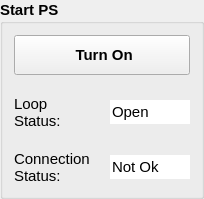
      <widget class="QGroupBox" name="gb_start_supply">
       <property name="enabled">
        <bool>true</bool>
       </property>
       <property name="sizePolicy">
        <sizepolicy hsizetype="Minimum" vsizetype="Preferred">
         <horstretch>0</horstretch>
         <verstretch>0</verstretch>
        </sizepolicy>
       </property>
       <property name="font">
        <font>
         <pointsize>11</pointsize>
         <weight>75</weight>
         <bold>true</bold>
        </font>
       </property>
       <property name="title">
        <string>Start PS</string>
       </property>
       <layout class="QGridLayout" name="gridLayout">
        <property name="spacing">
         <number>20</number>
        </property>
        <item row="1" column="1">
         <widget class="QLineEdit" name="le_status_loop">
          <property name="enabled">
           <bool>true</bool>
          </property>
          <property name="sizePolicy">
           <sizepolicy hsizetype="Maximum" vsizetype="Fixed">
            <horstretch>0</horstretch>
            <verstretch>0</verstretch>
           </sizepolicy>
          </property>
          <property name="minimumSize">
           <size>
            <width>0</width>
            <height>0</height>
           </size>
          </property>
          <property name="maximumSize">
           <size>
            <width>80</width>
            <height>16777215</height>
           </size>
          </property>
          <property name="font">
           <font>
            <pointsize>11</pointsize>
            <weight>50</weight>
            <bold>false</bold>
           </font>
          </property>
          <property name="text">
           <string>Open</string>
          </property>
          <property name="frame">
           <bool>false</bool>
          </property>
          <property name="readOnly">
           <bool>true</bool>
          </property>
         </widget>
        </item>
        <item row="1" column="0">
         <widget class="QLabel" name="label_32">
          <property name="sizePolicy">
           <sizepolicy hsizetype="Minimum" vsizetype="Preferred">
            <horstretch>0</horstretch>
            <verstretch>0</verstretch>
           </sizepolicy>
          </property>
          <property name="font">
           <font>
            <pointsize>11</pointsize>
            <weight>50</weight>
            <bold>false</bold>
           </font>
          </property>
          <property name="text">
           <string>Loop
Status:</string>
          </property>
         </widget>
        </item>
        <item row="0" column="0" colspan="2">
         <widget class="QPushButton" name="pb_ps_button">
          <property name="enabled">
           <bool>true</bool>
          </property>
          <property name="minimumSize">
           <size>
            <width>0</width>
            <height>40</height>
           </size>
          </property>
          <property name="font">
           <font>
            <pointsize>11</pointsize>
            <weight>75</weight>
            <bold>true</bold>
           </font>
          </property>
          <property name="text">
           <string> Turn On</string>
          </property>
          <property name="icon">
           <iconset>
            <normaloff>../../resources/img/power_on.svg</normaloff>
            <normalon>../../resources/img/power_off.svg</normalon>../../resources/img/power_on.svg</iconset>
          </property>
          <property name="iconSize">
           <size>
            <width>24</width>
            <height>24</height>
           </size>
          </property>
          <property name="checkable">
           <bool>true</bool>
          </property>
         </widget>
        </item>
        <item row="2" column="0">
         <widget class="QLabel" name="label">
          <property name="font">
           <font>
            <weight>50</weight>
            <bold>false</bold>
           </font>
          </property>
          <property name="text">
           <string>Connection
Status:</string>
          </property>
         </widget>
        </item>
        <item row="2" column="1">
         <widget class="QLineEdit" name="le_status_con">
          <property name="sizePolicy">
           <sizepolicy hsizetype="Maximum" vsizetype="Fixed">
            <horstretch>0</horstretch>
            <verstretch>0</verstretch>
           </sizepolicy>
          </property>
          <property name="maximumSize">
           <size>
            <width>80</width>
            <height>16777215</height>
           </size>
          </property>
          <property name="font">
           <font>
            <weight>50</weight>
            <bold>false</bold>
           </font>
          </property>
          <property name="text">
           <string>Not Ok</string>
          </property>
          <property name="frame">
           <bool>false</bool>
          </property>
          <property name="readOnly">
           <bool>true</bool>
          </property>
         </widget>
        </item>
       </layout>
      </widget>
